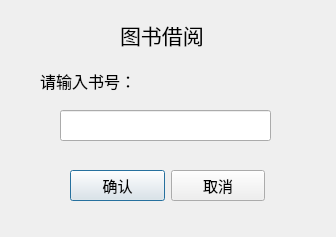
<?xml version="1.0" encoding="UTF-8"?>
<ui version="4.0">
 <class>Dialog_book_borrow</class>
 <widget class="QDialog" name="Dialog_book_borrow">
  <property name="geometry">
   <rect>
    <x>0</x>
    <y>0</y>
    <width>336</width>
    <height>237</height>
   </rect>
  </property>
  <property name="font">
   <font>
    <family>华文楷体</family>
    <pointsize>12</pointsize>
   </font>
  </property>
  <property name="windowTitle">
   <string>Dialog</string>
  </property>
  <widget class="QWidget" name="layoutWidget">
   <property name="geometry">
    <rect>
     <x>70</x>
     <y>170</y>
     <width>195</width>
     <height>31</height>
    </rect>
   </property>
   <layout class="QHBoxLayout" name="horizontalLayout">
    <item>
     <widget class="QPushButton" name="pushButton_2">
      <property name="font">
       <font>
        <family>华文楷体</family>
        <pointsize>11</pointsize>
       </font>
      </property>
      <property name="text">
       <string>确认</string>
      </property>
     </widget>
    </item>
    <item>
     <widget class="QPushButton" name="pushButton">
      <property name="font">
       <font>
        <family>华文楷体</family>
        <pointsize>11</pointsize>
       </font>
      </property>
      <property name="text">
       <string>取消</string>
      </property>
     </widget>
    </item>
   </layout>
  </widget>
  <widget class="QLabel" name="label">
   <property name="geometry">
    <rect>
     <x>120</x>
     <y>20</y>
     <width>131</width>
     <height>30</height>
    </rect>
   </property>
   <property name="font">
    <font>
     <family>华文楷体</family>
     <pointsize>16</pointsize>
    </font>
   </property>
   <property name="text">
    <string>图书借阅</string>
   </property>
  </widget>
  <widget class="QLabel" name="label_2">
   <property name="geometry">
    <rect>
     <x>40</x>
     <y>70</y>
     <width>120</width>
     <height>22</height>
    </rect>
   </property>
   <property name="text">
    <string>请输入书号：</string>
   </property>
  </widget>
  <widget class="QLineEdit" name="lineEdit">
   <property name="geometry">
    <rect>
     <x>60</x>
     <y>110</y>
     <width>211</width>
     <height>31</height>
    </rect>
   </property>
  </widget>
 </widget>
 <resources/>
 <connections/>
</ui>
